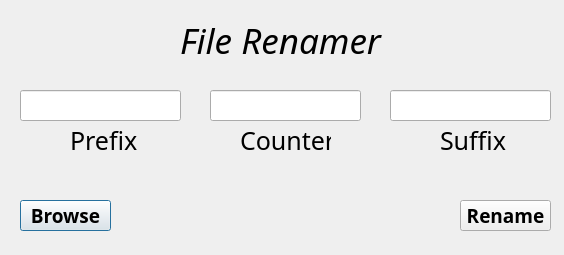
<?xml version="1.0" encoding="UTF-8"?>
<ui version="4.0">
 <class>Dialog</class>
 <widget class="QDialog" name="Dialog">
  <property name="geometry">
   <rect>
    <x>0</x>
    <y>0</y>
    <width>564</width>
    <height>255</height>
   </rect>
  </property>
  <property name="windowTitle">
   <string>File Renamer</string>
  </property>
  <widget class="QLineEdit" name="prefix">
   <property name="geometry">
    <rect>
     <x>20</x>
     <y>90</y>
     <width>161</width>
     <height>31</height>
    </rect>
   </property>
  </widget>
  <widget class="QLineEdit" name="counter">
   <property name="geometry">
    <rect>
     <x>210</x>
     <y>90</y>
     <width>151</width>
     <height>31</height>
    </rect>
   </property>
  </widget>
  <widget class="QLineEdit" name="suffix">
   <property name="geometry">
    <rect>
     <x>390</x>
     <y>90</y>
     <width>161</width>
     <height>31</height>
    </rect>
   </property>
  </widget>
  <widget class="QLabel" name="image">
   <property name="geometry">
    <rect>
     <x>0</x>
     <y>0</y>
     <width>551</width>
     <height>251</height>
    </rect>
   </property>
   <property name="text">
    <string/>
   </property>
  </widget>
  <widget class="QLabel" name="label">
   <property name="geometry">
    <rect>
     <x>180</x>
     <y>20</y>
     <width>231</width>
     <height>41</height>
    </rect>
   </property>
   <property name="font">
    <font>
     <family>Harlow Solid Italic</family>
     <pointsize>26</pointsize>
     <italic>true</italic>
    </font>
   </property>
   <property name="text">
    <string>File Renamer</string>
   </property>
  </widget>
  <widget class="QLabel" name="label_2">
   <property name="geometry">
    <rect>
     <x>70</x>
     <y>130</y>
     <width>71</width>
     <height>21</height>
    </rect>
   </property>
   <property name="font">
    <font>
     <family>MS PGothic</family>
     <pointsize>19</pointsize>
    </font>
   </property>
   <property name="text">
    <string>Prefix</string>
   </property>
  </widget>
  <widget class="QLabel" name="label_3">
   <property name="geometry">
    <rect>
     <x>240</x>
     <y>130</y>
     <width>91</width>
     <height>21</height>
    </rect>
   </property>
   <property name="font">
    <font>
     <family>MS PGothic</family>
     <pointsize>19</pointsize>
    </font>
   </property>
   <property name="text">
    <string>Counter</string>
   </property>
  </widget>
  <widget class="QLabel" name="label_4">
   <property name="geometry">
    <rect>
     <x>440</x>
     <y>130</y>
     <width>71</width>
     <height>21</height>
    </rect>
   </property>
   <property name="font">
    <font>
     <family>MS PGothic</family>
     <pointsize>19</pointsize>
    </font>
   </property>
   <property name="text">
    <string>Suffix</string>
   </property>
  </widget>
  <widget class="QPushButton" name="browse">
   <property name="geometry">
    <rect>
     <x>20</x>
     <y>200</y>
     <width>91</width>
     <height>31</height>
    </rect>
   </property>
   <property name="font">
    <font>
     <family>Bahnschrift SemiBold SemiConden</family>
     <pointsize>14</pointsize>
     <weight>75</weight>
     <bold>true</bold>
    </font>
   </property>
   <property name="text">
    <string>Browse</string>
   </property>
  </widget>
  <widget class="QPushButton" name="rename">
   <property name="geometry">
    <rect>
     <x>460</x>
     <y>200</y>
     <width>91</width>
     <height>31</height>
    </rect>
   </property>
   <property name="font">
    <font>
     <family>Bahnschrift SemiBold SemiConden</family>
     <pointsize>14</pointsize>
     <weight>75</weight>
     <bold>true</bold>
    </font>
   </property>
   <property name="text">
    <string>Rename</string>
   </property>
  </widget>
  <zorder>image</zorder>
  <zorder>prefix</zorder>
  <zorder>counter</zorder>
  <zorder>suffix</zorder>
  <zorder>label</zorder>
  <zorder>label_2</zorder>
  <zorder>label_3</zorder>
  <zorder>label_4</zorder>
  <zorder>browse</zorder>
  <zorder>rename</zorder>
 </widget>
 <resources/>
 <connections/>
</ui>
